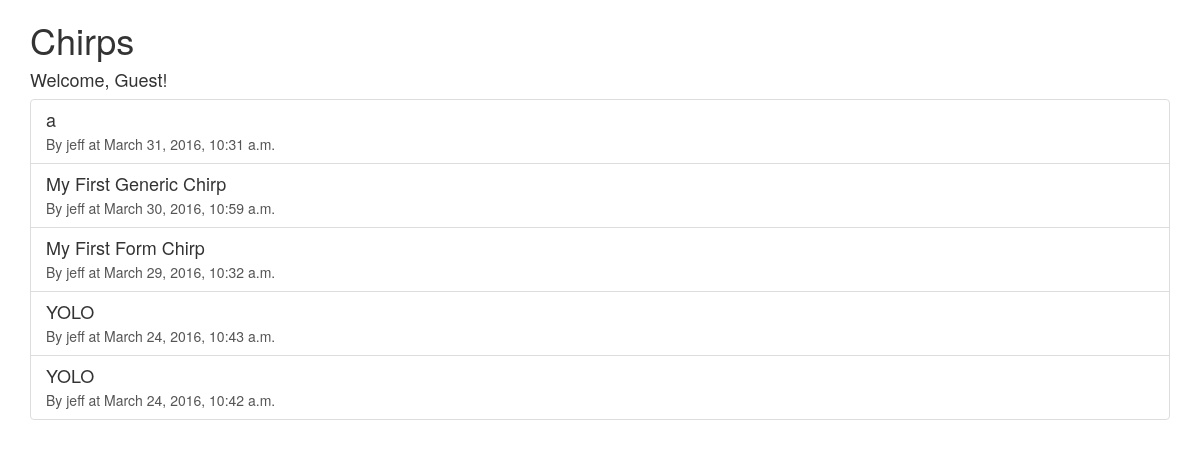
Screenshot of /chirps/ with the database file from the repository.
### chirps/models.py (models this page shows, shortened)
class Chirp(models.Model):
    message = models.CharField(max_length=150)
    subject = models.CharField(max_length=50, help_text="Short version as a title of longer chirp message")
    created_at = models.DateTimeField(auto_now_add=True, db_index=True,
                                      verbose_name="Created")
    modified_at = models.DateTimeField(auto_now=True)
    user = models.ForeignKey(User)
    image = models.ImageField(upload_to="profile/", null=True, blank=True)
    archived = models.BooleanField(default=False)

### chirps/views.py (the view)
class ChirpList(ListView):
    model = Chirp
    queryset = Chirp.objects.order_by("-created_at")
    paginate_by = 5

### chirps/templates/chirps/chirp_list.html (shortened to what this page needs)
{% extends "base.html" %}
{% load bootstrap3 %}
{% block content %}
        <h1>Chirps</h1>
        {% if user.is_authenticated %}
            <h4>Welcome, {{ user.username }}!</h4>
        {% else %}
            <h4>Welcome, Guest!</h4>
        {% endif %}
        {% if chirp_list %}
        <div class="list-group">
            {% for chirp in chirp_list %}
                <a href="{% url 'chirp_detail' chirp.id %}" class="list-group-item">
                <h4 class="list-group-item-heading">{{ chirp.subject }}</h4>
                <p class="list-group-item-text">By {{ chirp.user }} at {{ chirp.created_at }}</p>
                </a>
            {% endfor %}
        </div>
        {% else %}
            <h2>No chirps found</h2>
        {% endif %}
{% endblock %}

### rows the page displays
Chirp: subject "a", user "jeff", created_at "March 31, 2016, 10:31 a.m."
Chirp: subject "My First Generic Chirp", user "jeff", created_at "March 30, 2016, 10:59 a.m."
Chirp: subject "My First Form Chirp", user "jeff", created_at "March 29, 2016, 10:32 a.m."
Chirp: subject "YOLO", user "jeff", created_at "March 24, 2016, 10:43 a.m."
Chirp: subject "YOLO", user "jeff", created_at "March 24, 2016, 10:42 a.m."
